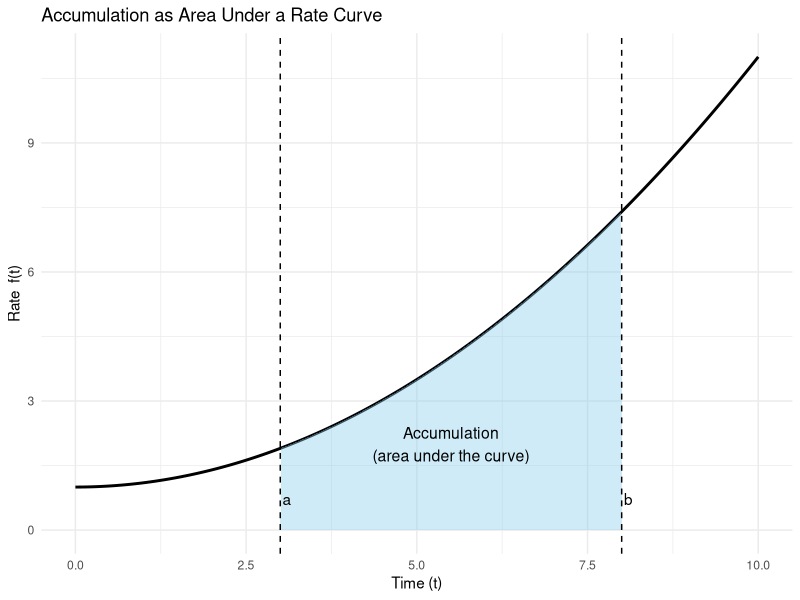
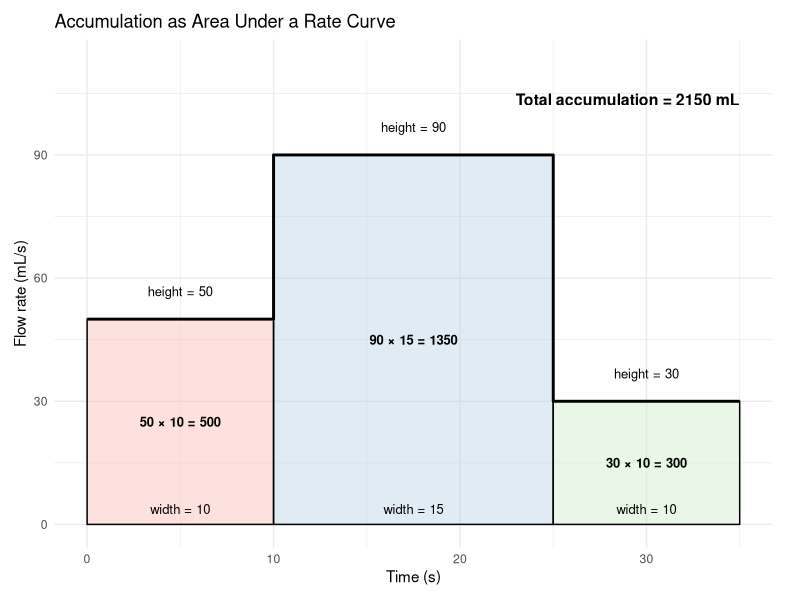
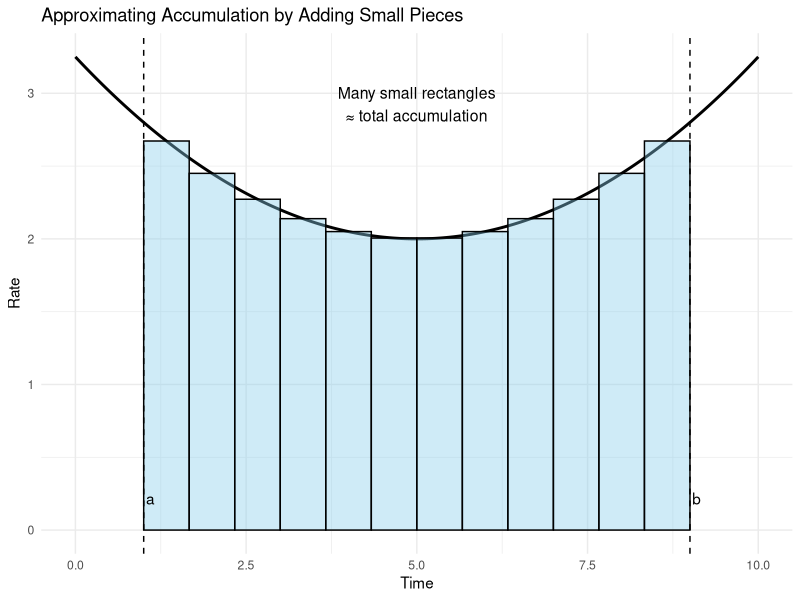
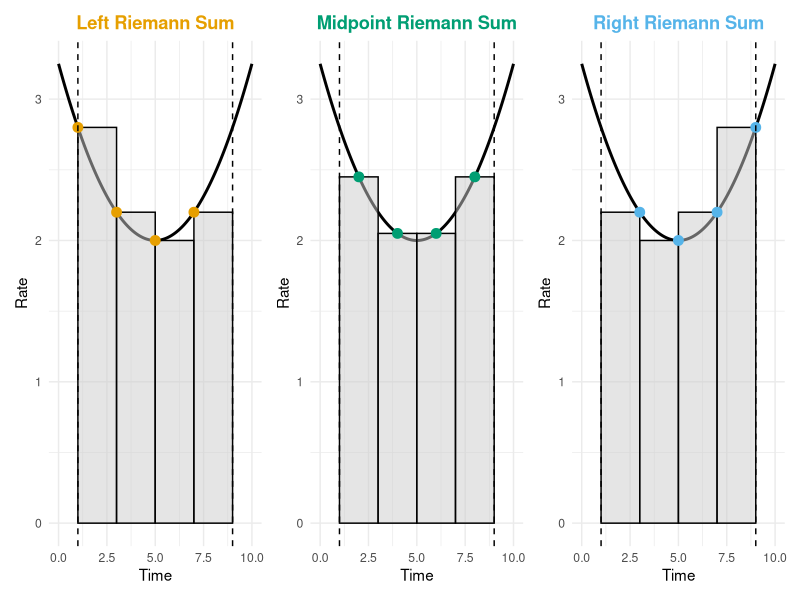
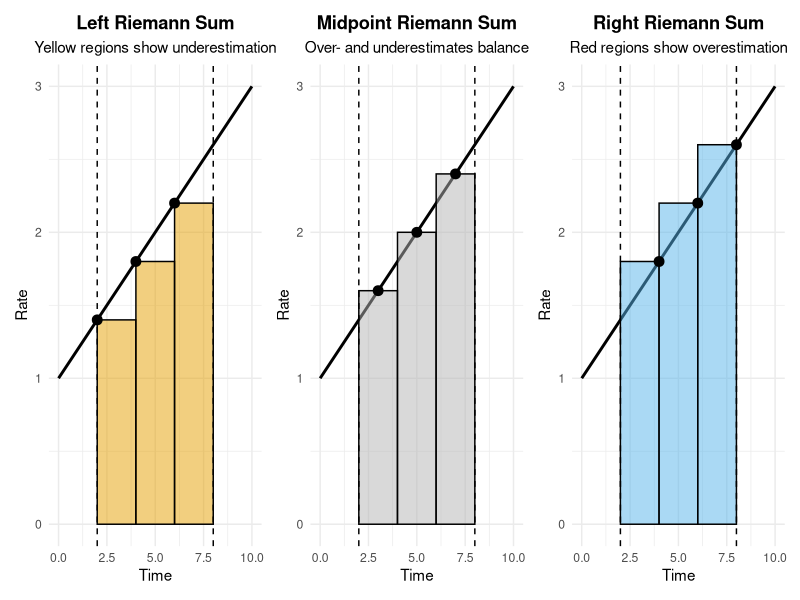
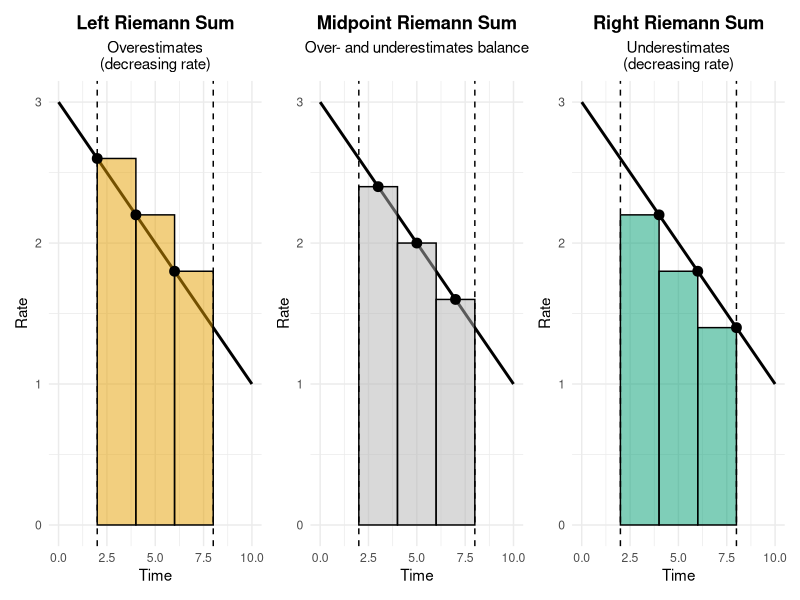
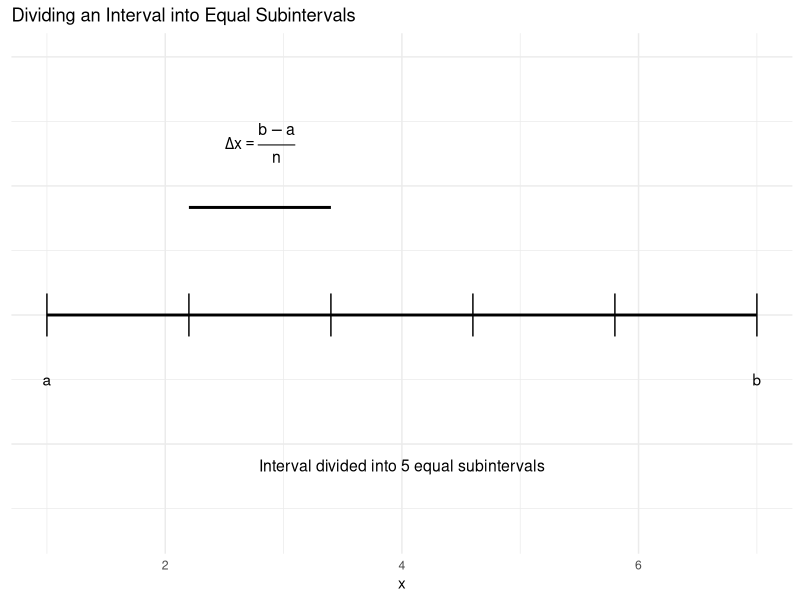
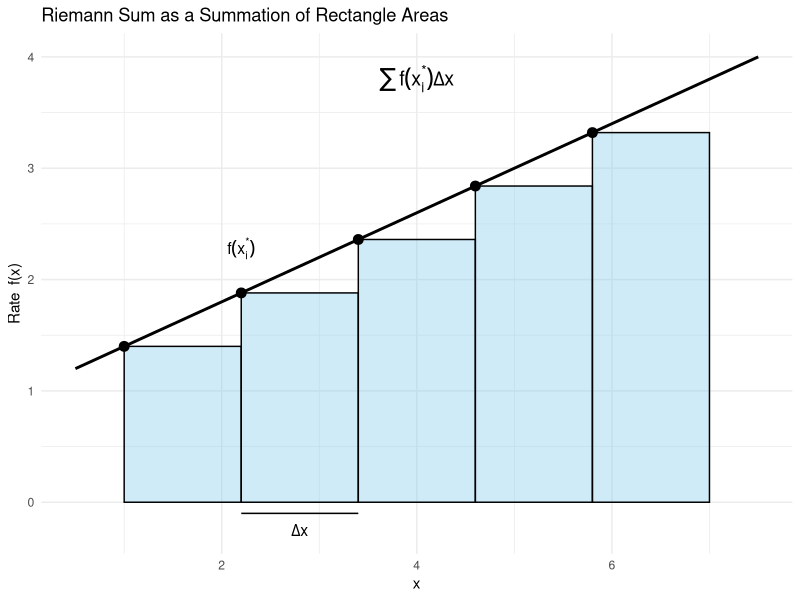

These charts were generated, in order, by the following R code:
## ---- chunk 1

library(ggplot2)

# Define the rate function f(t)
t <- seq(0, 10, length.out = 400)
f <- 0.1 * t^2 + 1   # simple increasing rate

df <- data.frame(t = t, f = f)

# Define accumulation interval
a <- 3
b <- 8

# Data for shading the accumulation region
shade_df <- subset(df, t >= a & t <= b)

ggplot(df, aes(x = t, y = f)) +
  # Rate curve
  geom_line(linewidth = 1) +
  
  # Shaded accumulation region
  geom_area(
    data = shade_df,
    aes(x = t, y = f),
    fill = "skyblue",
    alpha = 0.4
  ) +
  
  # Vertical lines marking a and b
  geom_vline(xintercept = a, linetype = "dashed") +
  geom_vline(xintercept = b, linetype = "dashed") +
  
  # Labels for a and b
  annotate("text", x = a+0.1, y = 1, label = "a", vjust = 1.5) +
  annotate("text", x = b+0.1, y = 1, label = "b", vjust = 1.5) +
  
  # Annotation for accumulation
  annotate(
    "text",
    x = (a + b) / 2,
    y = 2,
    label = "Accumulation\n(area under the curve)",
    size = 4
  ) +
  
  labs(
    title = "Accumulation as Area Under a Rate Curve",
    x = "Time (t)",
    y = "Rate  f(t)"
  ) +
  
  theme_minimal()

## ---- chunk 2

library(ggplot2)

# Piecewise-constant flow rate r(t) in mL/s
rects <- data.frame(
  t0 = c(0, 10, 25),
  t1 = c(10, 25, 35),
  r  = c(50, 90, 30)
)

# Widths and accumulation
rects$dt   <- rects$t1 - rects$t0
rects$area <- rects$r * rects$dt
rects$mid_t <- (rects$t0 + rects$t1) / 2

# IMPORTANT FIX: use a clean ASCII fill id (avoid encoding issues in scale labels)
rects$fill_id <- factor(paste0("interval_", seq_len(nrow(rects))))

total_volume_ml <- sum(rects$area)

# Step curve for rate
step_df <- data.frame(
  t = c(0, 10, 25, 35),
  r = c(50, 90, 30, 30)
)

# Optional: force UTF-8 for any text labels we create (safe in bookdown)
rects$height_lab <- enc2utf8(paste0("height = ", rects$r))
rects$width_lab  <- enc2utf8(paste0("width = ", rects$dt))
rects$area_lab   <- enc2utf8(paste0(rects$r, " \u00D7 ", rects$dt, " = ", rects$area))

ggplot() +
  # Shaded rectangles (each a different color)
  geom_rect(
    data = rects,
    aes(xmin = t0, xmax = t1, ymin = 0, ymax = r, fill = fill_id),
    alpha = 0.4,
    color = "black"
  ) +
  
  # Step curve
  geom_step(
    data = step_df,
    aes(x = t, y = r),
    linewidth = 1
  ) +
  
  # Height annotations
  geom_text(
    data = rects,
    aes(x = mid_t, y = r + 8, label = height_lab),
    vjust = 1,
    size = 3.3
  ) +
  
  # Width annotations
  geom_text(
    data = rects,
    aes(x = mid_t, y = 5, label = width_lab),
    vjust = 1,
    size = 3.3
  ) +
  
  # Area (height × width) annotations
  geom_text(
    data = rects,
    aes(x = mid_t, y = r/2, label = area_lab),
    fontface = "bold",
    size = 3.3
  ) +
  
  # Total accumulation annotation
  annotate(
    "text",
    x = max(rects$t1),
    y = max(rects$r) * 1.15,
    hjust = 1,
    label = enc2utf8(paste0("Total accumulation = ", total_volume_ml, " mL")),
    fontface = "bold",
    size = 4
  ) +
  
  labs(
    title = "Accumulation as Area Under a Rate Curve",
    x = "Time (s)",
    y = "Flow rate (mL/s)"
  ) +
  
  scale_fill_brewer(palette = "Pastel1") +
  coord_cartesian(ylim = c(0, max(rects$r) * 1.25)) +
  theme_minimal() +
  theme(
    legend.position = "none",
    plot.margin = margin(10, 20, 10, 10)
  )

## ---- chunk 3

library(ggplot2)

# Define a smooth rate function
t <- seq(0, 10, length.out = 500)
f <- 0.05 * (t - 5)^2 + 2

df <- data.frame(t = t, f = f)

# Riemann sum setup
n <- 12
a <- 1
b <- 9
dt <- (b - a) / n

rects <- data.frame(
  t0 = seq(a, b - dt, by = dt)
)
rects$t1 <- rects$t0 + dt
rects$mid <- (rects$t0 + rects$t1) / 2
rects$height <- 0.05 * (rects$mid - 5)^2 + 2

ggplot(df, aes(x = t, y = f)) +
  # Rate curve
  geom_line(linewidth = 1) +
  
  # Riemann rectangles (IMPORTANT: inherit.aes = FALSE)
  geom_rect(
    data = rects,
    aes(xmin = t0, xmax = t1, ymin = 0, ymax = height),
    inherit.aes = FALSE,
    fill = "skyblue",
    alpha = 0.4,
    color = "black"
  ) +
  
  # Mark interval endpoints
  geom_vline(xintercept = a, linetype = "dashed") +
  geom_vline(xintercept = b, linetype = "dashed") +
  
  annotate("text", x = a+0.1, y = 0.3, label = "a", vjust = 1.5) +
  annotate("text", x = b+0.1, y = 0.3, label = "b", vjust = 1.5) +
  
  annotate(
    "text",
    x = (a + b) / 2,
    y = max(f) * 0.9,
    label = "Many small rectangles\n≈ total accumulation",
    size = 4
  ) +
  
  labs(
    title = "Approximating Accumulation by Adding Small Pieces",
    x = "Time",
    y = "Rate"
  ) +
  
  theme_minimal()



## ---- chunk 4

library(ggplot2)
library(patchwork)

# Smooth rate function
t <- seq(0, 10, length.out = 500)
f <- 0.05 * (t - 5)^2 + 2
curve_df <- data.frame(t = t, f = f)

# Interval and partition
a <- 1
b <- 9
n <- 4
dt <- (b - a) / n

# Base subintervals
base <- data.frame(
  t0 = seq(a, b - dt, by = dt)
)
base$t1 <- base$t0 + dt
base$left  <- base$t0
base$right <- base$t1
base$mid   <- (base$t0 + base$t1) / 2

# Helper to build a plot
make_plot <- function(sample_t, title, color) {
  
  rects <- data.frame(
    t0 = base$t0,
    t1 = base$t1,
    height = 0.05 * (sample_t - 5)^2 + 2,
    sample_t = sample_t
  )
  
  rects$sample_height <- 0.05 * (rects$sample_t - 5)^2 + 2
  
  ggplot(curve_df, aes(x = t, y = f)) +
    geom_line(linewidth = 1) +
    geom_rect(
      data = rects,
      aes(xmin = t0, xmax = t1, ymin = 0, ymax = height),
      inherit.aes = FALSE,
      fill = "grey80",
      alpha = 0.5,
      color = "black"
    ) +
    geom_point(
      data = rects,
      aes(x = sample_t, y = sample_height),
      inherit.aes = FALSE,
      size = 3,
      color = color
    ) +
    geom_vline(xintercept = c(a, b), linetype = "dashed") +
    labs(
      title = title,
      x = "Time",
      y = "Rate"
    ) +
    theme_minimal() +
    theme(
      plot.title = element_text(face = "bold", color = color, hjust = 0.5)
    )
}

# Colors
left_col  <- "#E69F00"
mid_col   <- "#009E73"
right_col <- "#56B4E9"

# Build plots
p_left  <- make_plot(base$left,  "Left Riemann Sum", left_col)
p_mid   <- make_plot(base$mid,   "Midpoint Riemann Sum", mid_col)
p_right <- make_plot(base$right, "Right Riemann Sum", right_col)

# Combine
p_left | p_mid | p_right

## ---- chunk 5

library(ggplot2)
library(patchwork)

# Increasing rate function
f_fun <- function(t) 0.2 * t + 1

t <- seq(0, 10, length.out = 500)
curve_df <- data.frame(t = t, f = f_fun(t))

# Interval and partition
a <- 2
b <- 8
n <- 3
dt <- (b - a) / n

base <- data.frame(
  t0 = seq(a, b - dt, by = dt)
)
base$t1 <- base$t0 + dt
base$left  <- base$t0
base$right <- base$t1
base$mid   <- (base$t0 + base$t1) / 2

# Build triangle error regions
make_error_triangles <- function(sample_t, type = c("under", "over")) {
  type <- match.arg(type)
  
  do.call(
    rbind,
    lapply(seq_len(nrow(base)), function(i) {
      
      t_seq <- seq(base$t0[i], base$t1[i], length.out = 50)
      curve_vals <- f_fun(t_seq)
      rect_height <- f_fun(sample_t[i])
      
      if (type == "under") {
        keep <- curve_vals > rect_height
        ymin <- rect_height
        ymax <- curve_vals
        fill <- "under"
      } else {
        keep <- curve_vals < rect_height
        ymin <- curve_vals
        ymax <- rect_height
        fill <- "over"
      }
      
      if (!any(keep)) return(NULL)
      
      data.frame(
        t = t_seq[keep],
        ymin = ymin[keep],
        ymax = ymax[keep],
        fill = fill
      )
    })
  )
}

# Plot builder
make_plot <- function(sample_t, title, rect_fill, error_type, subtitle) {
  
  rects <- data.frame(
    t0 = base$t0,
    t1 = base$t1,
    height = f_fun(sample_t),
    sample_t = sample_t
  )
  
  p <- ggplot(curve_df, aes(x = t, y = f)) +
    geom_line(linewidth = 1) +
    
    # Rectangles
    geom_rect(
      data = rects,
      aes(xmin = t0, xmax = t1, ymin = 0, ymax = height),
      inherit.aes = FALSE,
      fill = rect_fill,
      alpha = 0.5,
      color = "black"
    ) +
    
    # Sampling points
    geom_point(
      data = rects,
      aes(x = sample_t, y = height),
      inherit.aes = FALSE,
      size = 3
    ) +
    
    geom_vline(xintercept = c(a, b), linetype = "dashed") +
    
    labs(
      title = title,
      subtitle = subtitle,
      x = "Time",
      y = "Rate"
    ) +
    
    theme_minimal() +
    theme(
      legend.position = "none",
      plot.title = element_text(face = "bold", hjust = 0.5),
      plot.subtitle = element_text(hjust = 0.5)
    )
  
  # Add error shading ONLY if needed
  if (error_type != "none") {
    
    error_df <- make_error_triangles(sample_t, error_type)
    
    p <- p +
      geom_ribbon(
        data = error_df,
        aes(x = t, ymin = ymin, ymax = ymax, fill = fill),
        inherit.aes = FALSE,
        alpha = 0.6
      ) +
      scale_fill_manual(
        values = c(
          "under" = "#F0E442",
          "over"  = "#D55E00"
        )
      )
  }
  
  p
}

# Build panels
p_left <- make_plot(
  base$left,
  "Left Riemann Sum",
  rect_fill = "#E69F00",
  error_type = "under",
  subtitle = "Yellow regions show underestimation"
)

p_mid <- make_plot(
  base$mid,
  "Midpoint Riemann Sum",
  rect_fill = "grey70",
  error_type = "none",
  subtitle = "Over- and underestimates balance"
)

p_right <- make_plot(
  base$right,
  "Right Riemann Sum",
  rect_fill = "#56B4E9",
  error_type = "over",
  subtitle = "Red regions show overestimation"
)

# Combine panels
p_left | p_mid | p_right


## ---- chunk 6

library(ggplot2)
library(patchwork)

# Decreasing rate function
f_fun <- function(t) -0.2 * t + 3

t <- seq(0, 10, length.out = 500)
curve_df <- data.frame(t = t, f = f_fun(t))

# Interval and partition
a <- 2
b <- 8
n <- 3
dt <- (b - a) / n

base <- data.frame(
  t0 = seq(a, b - dt, by = dt)
)
base$t1 <- base$t0 + dt
base$left  <- base$t0
base$right <- base$t1
base$mid   <- (base$t0 + base$t1) / 2

# Build triangle error regions
make_error_triangles <- function(sample_t, type = c("under", "over")) {
  type <- match.arg(type)
  
  do.call(
    rbind,
    lapply(seq_len(nrow(base)), function(i) {
      
      t_seq <- seq(base$t0[i], base$t1[i], length.out = 50)
      curve_vals <- f_fun(t_seq)
      rect_height <- f_fun(sample_t[i])
      
      if (type == "under") {
        keep <- curve_vals > rect_height
        ymin <- rect_height
        ymax <- curve_vals
        fill <- "under"
      } else {
        keep <- curve_vals < rect_height
        ymin <- curve_vals
        ymax <- rect_height
        fill <- "over"
      }
      
      if (!any(keep)) return(NULL)
      
      data.frame(
        t = t_seq[keep],
        ymin = ymin[keep],
        ymax = ymax[keep],
        fill = fill
      )
    })
  )
}

# Plot builder
make_plot <- function(sample_t, title, rect_fill, error_type, subtitle) {
  
  rects <- data.frame(
    t0 = base$t0,
    t1 = base$t1,
    height = f_fun(sample_t),
    sample_t = sample_t
  )
  
  p <- ggplot(curve_df, aes(x = t, y = f)) +
    geom_line(linewidth = 1) +
    
    geom_rect(
      data = rects,
      aes(xmin = t0, xmax = t1, ymin = 0, ymax = height),
      inherit.aes = FALSE,
      fill = rect_fill,
      alpha = 0.5,
      color = "black"
    ) +
    
    geom_point(
      data = rects,
      aes(x = sample_t, y = height),
      inherit.aes = FALSE,
      size = 3
    ) +
    
    geom_vline(xintercept = c(a, b), linetype = "dashed") +
    
    labs(
      title = title,
      subtitle = subtitle,
      x = "Time",
      y = "Rate"
    ) +
    
    theme_minimal() +
    theme(
      legend.position = "none",
      plot.title = element_text(face = "bold", hjust = 0.5),
      plot.subtitle = element_text(hjust = 0.5)
    )
  
  if (error_type != "none") {
    
    error_df <- make_error_triangles(sample_t, error_type)
    
    p <- p +
      geom_ribbon(
        data = error_df,
        aes(x = t, ymin = ymin, ymax = ymax, fill = fill),
        inherit.aes = FALSE,
        alpha = 0.6
      ) +
      scale_fill_manual(
        values = c(
          "under" = "#56B4E9",  # blue = missing area
          "over"  = "#D55E00"   # red = extra area
        )
      )
  }
  
  p
}

# Build panels (NOTE: error types flipped)
p_left <- make_plot(
  base$left,
  "Left Riemann Sum",
  rect_fill = "#E69F00",
  error_type = "over",
  subtitle = "Overestimates\n(decreasing rate)"
)

p_mid <- make_plot(
  base$mid,
  "Midpoint Riemann Sum",
  rect_fill = "grey70",
  error_type = "none",
  subtitle = "Over- and underestimates balance"
)

p_right <- make_plot(
  base$right,
  "Right Riemann Sum",
  rect_fill = "#009E73",
  error_type = "under",
  subtitle = "Underestimates\n(decreasing rate)"
)

# Combine panels
p_left | p_mid | p_right

## ---- chunk 7

library(ggplot2)

# Interval and number of subintervals
a <- 1
b <- 7
n <- 5
dx <- (b - a) / n

# Subinterval endpoints
x_vals <- seq(a, b, length.out = n + 1)

df <- data.frame(
  x0 = x_vals[-length(x_vals)],
  x1 = x_vals[-1]
)

ggplot() +
  # Draw interval line
  geom_segment(aes(x = a, xend = b, y = 0, yend = 0), linewidth = 1) +
  
  # Draw subinterval boundaries
  geom_segment(
    data = df,
    aes(x = x0, xend = x0, y = -0.05, yend = 0.05)
  ) +
  geom_segment(
    aes(x = b, xend = b, y = -0.05, yend = 0.05)
  ) +
  
  # Label a and b
  annotate("text", x = a, y = -0.15, label = "a") +
  annotate("text", x = b, y = -0.15, label = "b") +
  
  # Highlight one Δx
  annotate(
    "segment",
    x = df$x0[2],
    xend = df$x1[2],
    y = 0.25,
    yend = 0.25,
    linewidth = 1
  ) +
  annotate(
    "text",
    x = mean(c(df$x0[2], df$x1[2])),
    y = 0.4,
    label = expression(Delta * x == frac(b - a, n)),
    size = 4
  ) +
  
  # Label n
  annotate(
    "text",
    x = (a + b) / 2,
    y = -0.35,
    label = paste("Interval divided into", n, "equal subintervals"),
    size = 4
  ) +
  
  coord_cartesian(ylim = c(-0.5, 0.6)) +
  labs(
    title = "Dividing an Interval into Equal Subintervals",
    x = "x",
    y = NULL
  ) +
  
  theme_minimal() +
  theme(
    axis.text.y = element_blank(),
    axis.ticks.y = element_blank()
  )

## ---- chunk 8

library(ggplot2)

# Rate function
f_fun <- function(x) 0.4 * x + 1

# Interval and partition
a <- 1
b <- 7
n <- 5
dx <- (b - a) / n

# Left Riemann sum setup
x_left <- seq(a, b - dx, by = dx)

rects <- data.frame(
  x0 = x_left,
  x1 = x_left + dx,
  x_star = x_left,
  height = f_fun(x_left)
)

curve_x <- seq(a - 0.5, b + 0.5, length.out = 400)
curve_df <- data.frame(x = curve_x, y = f_fun(curve_x))

ggplot(curve_df, aes(x = x, y = y)) +
  # Rate curve
  geom_line(linewidth = 1) +
  
  # Rectangles (terms in the sum)
  geom_rect(
    data = rects,
    aes(xmin = x0, xmax = x1, ymin = 0, ymax = height),
    inherit.aes = FALSE,
    fill = "skyblue",
    alpha = 0.4,
    color = "black"
  ) +
  
  # Sample points f(x_i*)
  geom_point(
    data = rects,
    aes(x = x_star, y = height),
    inherit.aes = FALSE,
    size = 3
  ) +
  
  # Label Δx on one rectangle
  annotate(
    "segment",
    x = rects$x0[2],
    xend = rects$x1[2],
    y = -0.1,
    yend = -0.1
  ) +
  annotate(
    "text",
    x = mean(c(rects$x0[2], rects$x1[2])),
    y = -0.25,
    label = expression(Delta * x),
    size = 4
  ) +
  
  # Label f(x_i*)
  annotate(
    "text",
    x = rects$x_star[2],
    y = rects$height[2] + 0.4,
    label = expression(f(x[i]^"*")),
    size = 4
  ) +
  
  # Summation annotation
  annotate(
    "text",
    x = (a + b) / 2,
    y = max(curve_df$y) * 0.95,
    label = expression(sum(f(x[i]^"*") * Delta * x)),
    size = 5
  ) +
  
  labs(
    title = "Riemann Sum as a Summation of Rectangle Areas",
    x = "x",
    y = "Rate  f(x)"
  ) +
  
  theme_minimal()

## ---- chunk 9

library(ggplot2)

# Function
f_fun <- function(x) x^2

# Interval and parameters
a <- 1
b <- 7
n <- 3
dx <- (b - a) / n

# Left endpoints
x_left <- seq(a, b - dx, by = dx)

rects <- data.frame(
  x0 = x_left,
  x1 = x_left + dx,
  height = f_fun(x_left)
)

# Curve for plotting
x_curve <- seq(a, b, length.out = 400)
curve_df <- data.frame(x = x_curve, y = f_fun(x_curve))

ggplot(curve_df, aes(x = x, y = y)) +
  # Function curve
  geom_line(linewidth = 1) +
  
  # Left Riemann rectangles
  geom_rect(
    data = rects,
    aes(xmin = x0, xmax = x1, ymin = 0, ymax = height),
    inherit.aes = FALSE,
    fill = "skyblue",
    alpha = 0.4,
    color = "black"
  ) +
  
  # Left endpoint markers
  geom_point(
    data = rects,
    aes(x = x0, y = height),
    inherit.aes = FALSE,
    size = 3
  ) +
  
  labs(
    title = "Left-Hand Riemann Sum for f(x) = x² (n = 3)",
    subtitle = "Rectangles use left endpoints; estimate = 70",
    x = "x",
    y = "f(x)"
  ) +
  
  theme_minimal()

## ---- chunk 10

library(ggplot2)

# Function
f_fun <- function(x) x^2

# Interval and partition (same as worked example)
a <- 1
b <- 7
n <- 3
dx <- (b - a) / n

# Smooth curve
x_curve <- seq(a - 0.5, b + 0.5, length.out = 400)
curve_df <- data.frame(x = x_curve, y = f_fun(x_curve))

# Base subintervals
base <- data.frame(
  x0 = seq(a, b - dx, by = dx)
)
base$x1 <- base$x0 + dx
base$left  <- base$x0
base$right <- base$x1
base$mid   <- (base$x0 + base$x1) / 2

# Rectangle data for all methods
rects <- rbind(
  data.frame(
    x0 = base$x0,
    x1 = base$x1,
    x_star = base$left,
    height = f_fun(base$left),
    method = "Left Riemann Sum\n(underestimate)"
  ),
  data.frame(
    x0 = base$x0,
    x1 = base$x1,
    x_star = base$mid,
    height = f_fun(base$mid),
    method = "Midpoint Riemann Sum\n(best balance)"
  ),
  data.frame(
    x0 = base$x0,
    x1 = base$x1,
    x_star = base$right,
    height = f_fun(base$right),
    method = "Right Riemann Sum\n(overestimate)"
  )
)

ggplot(curve_df, aes(x = x, y = y)) +
  # True curve
  geom_line(linewidth = 1) +
  
  # Rectangles
  geom_rect(
    data = rects,
    aes(xmin = x0, xmax = x1, ymin = 0, ymax = height),
    inherit.aes = FALSE,
    fill = "grey70",
    alpha = 0.5,
    color = "black"
  ) +
  
  # Sample points
  geom_point(
    data = rects,
    aes(x = x_star, y = height),
    inherit.aes = FALSE,
    size = 3
  ) +
  
  # Interval boundaries
  geom_vline(xintercept = c(a, b), linetype = "dashed") +
  
  facet_wrap(~ method, nrow = 1) +
  
  labs(
    title = "Comparing Riemann Sum Methods for f(x) = x² on [1, 7]",
    x = "x",
    y = "f(x)"
  ) +
  
  theme_minimal() +
  theme(
    strip.text = element_text(face = "bold"),
    panel.spacing = unit(1, "lines")
  )

## ---- chunk 11

library(ggplot2)
library(patchwork)

# Increasing function
f_fun <- function(x) 0.5 * x + 1

# Interval
a <- 0
b <- 6

# True area (exact integral)
true_area <- integrate(f_fun, a, b)$value

# Helper function to build a plot
make_plot <- function(n_rect, title_suffix) {
  
  dx <- (b - a) / n_rect
  x_left <- seq(a, b - dx, by = dx)
  
  rects <- data.frame(
    x0 = x_left,
    x1 = x_left + dx,
    height = f_fun(x_left)
  )
  
  approx_area <- sum(rects$height * dx)
  
  curve_x <- seq(a, b, length.out = 400)
  curve_df <- data.frame(x = curve_x, y = f_fun(curve_x))
  
  ggplot(curve_df, aes(x = x, y = y)) +
    geom_line(linewidth = 1) +
    geom_rect(
      data = rects,
      aes(xmin = x0, xmax = x1, ymin = 0, ymax = height),
      inherit.aes = FALSE,
      fill = "#E69F00",
      alpha = 0.5,
      color = "black"
    ) +
    labs(
      title = paste0("Left Riemann Sum (", n_rect, " rectangles)"),
      subtitle = paste0(
        "Rectangle area = ", round(approx_area, 2),
        "   |   True area = ", round(true_area, 2)
      ),
      x = "x",
      y = "f(x)"
    ) +
    theme_minimal() +
    theme(
      plot.title = element_text(face = "bold", hjust = 0.5),
      plot.subtitle = element_text(hjust = 0.5)
    )
}

# Build panels
p1 <- make_plot(3, "3 rectangles")
p2 <- make_plot(8, "8 rectangles")
p3 <- make_plot(20, "20 rectangles")

# Combine
p1 | p2 | p3

## ---- chunk 12

library(ggplot2)

# Function
f_fun <- function(x) x^2

# Interval
a <- 1
b <- 7

# True area
true_area <- integrate(f_fun, a, b)$value

# Helper function to build rectangle data
build_rects <- function(n) {
  dx <- (b - a) / n
  x_left <- seq(a, b - dx, by = dx)
  
  data.frame(
    x0 = x_left,
    x1 = x_left + dx,
    height = f_fun(x_left),
    n = factor(paste0("n = ", n), levels = c("n = 3", "n = 8", "n = 20"))
  )
}

# Rectangle data for each n
rects <- rbind(
  build_rects(3),
  build_rects(8),
  build_rects(20)
)

# Curve
x_curve <- seq(a, b, length.out = 500)
curve_df <- data.frame(x = x_curve, y = f_fun(x_curve))

ggplot(curve_df, aes(x = x, y = y)) +
  geom_line(linewidth = 1) +
  geom_rect(
    data = rects,
    aes(xmin = x0, xmax = x1, ymin = 0, ymax = height),
    inherit.aes = FALSE,
    fill = "#E69F00",
    alpha = 0.4,
    color = "black"
  ) +
  geom_vline(xintercept = c(a, b), linetype = "dashed") +
  facet_wrap(~ n, nrow = 1) +
  labs(
    title = "Left-Hand Riemann Sums for f(x) = x² on [1, 7]",
    subtitle = paste0("True area = ", round(true_area, 2)),
    x = "x",
    y = "f(x)"
  ) +
  theme_minimal() +
  theme(
    strip.text = element_text(face = "bold"),
    panel.spacing = unit(1, "lines")
  )



## ---- chunk 13

library(ggplot2)
library(patchwork)

# Function
f_fun <- function(x) x^2

# Interval and partition
a <- 1
b <- 7
n <- 3
dx <- (b - a) / n

# Partition points
x_vals <- seq(a, b, by = dx)
y_vals <- f_fun(x_vals)

# Smooth curve
x_curve <- seq(a - 1, b + 1, length.out = 400)
curve_df <- data.frame(x = x_curve, y = f_fun(x_curve))

# ---------- Left Riemann rectangles ----------
rect_df <- data.frame(
  x0 = x_vals[-length(x_vals)],
  x1 = x_vals[-1],
  height = f_fun(x_vals[-length(x_vals)])
)

p_left <- ggplot(curve_df, aes(x = x, y = y)) +
  geom_line(linewidth = 1) +
  geom_rect(
    data = rect_df,
    aes(xmin = x0, xmax = x1, ymin = 0, ymax = height),
    inherit.aes = FALSE,
    fill = "#56B4E9",
    alpha = 0.5,
    color = "black"
  ) +
  geom_vline(xintercept = x_vals, linetype = "dashed", alpha = 0.5) +
  labs(
    title = "Left-Hand Riemann Sum",
    subtitle = "Rectangles use left-endpoint values",
    x = "x",
    y = "f(x)"
  ) +
  coord_cartesian(ylim = c(0, max(y_vals) * 1.1)) +
  theme_minimal()

# ---------- Trapezoidal rule ----------
trap_df <- do.call(
  rbind,
  lapply(1:(length(x_vals) - 1), function(i) {
    data.frame(
      x = c(x_vals[i], x_vals[i], x_vals[i+1], x_vals[i+1]),
      y = c(0, y_vals[i], y_vals[i+1], 0),
      group = i
    )
  })
)

# Highlight one trapezoid
i_focus <- 2
trap_focus <- subset(trap_df, group == i_focus)
trap_other <- subset(trap_df, group != i_focus)

p_trap <- ggplot(curve_df, aes(x = x, y = y)) +
  geom_line(linewidth = 1) +
  geom_polygon(
    data = trap_other,
    aes(x = x, y = y, group = group),
    fill = "grey80",
    alpha = 0.4,
    color = "black"
  ) +
  geom_polygon(
    data = trap_focus,
    aes(x = x, y = y),
    fill = "#E69F00",
    alpha = 0.6,
    color = "black"
  ) +
  geom_vline(xintercept = x_vals, linetype = "dashed", alpha = 0.5) +
  labs(
    title = "Trapezoidal Rule",
    subtitle = "Uses straight-line approximation between endpoints",
    x = "x",
    y = "f(x)"
  ) +
  coord_cartesian(ylim = c(0, max(y_vals) * 1.1)) +
  theme_minimal()

# ---------- Combine panels ----------
p_left | p_trap

## ---- chunk 14

library(ggplot2)

# Function
f_fun <- function(x) x - 2

# Interval
a <- 0
b <- 4

# Curve
x_vals <- seq(a, b, length.out = 400)
df <- data.frame(x = x_vals, y = f_fun(x_vals))

# Positive and negative regions
df_pos <- subset(df, y >= 0)
df_neg <- subset(df, y < 0)

ggplot(df, aes(x = x, y = y)) +
  geom_hline(yintercept = 0, linewidth = 0.8) +
  geom_line(linewidth = 1) +
  geom_area(
    data = df_pos,
    aes(x = x, y = y),
    fill = "#009E73",
    alpha = 0.5
  ) +
  geom_area(
    data = df_neg,
    aes(x = x, y = y),
    fill = "#D55E00",
    alpha = 0.5
  ) +
  annotate("text", x = 0.8, y = -0.5, label = "Negative contribution", size = 4) +
  annotate("text", x = 3.2, y = 0.5, label = "Positive contribution", size = 4) +
  labs(
    title = "Positive and Negative Contributions to Accumulation",
    x = "x",
    y = "Rate  f(x)"
  ) +
  theme_minimal()

## ---- chunk 15

library(ggplot2)
library(patchwork)

# Function
f <- function(x) 1 / x

# Interval
a <- 1
b <- 7

# Smooth curve for reference
x_curve <- seq(a, b, length.out = 500)
curve_df <- data.frame(x = x_curve, y = f(x_curve))

# Helper function to build rectangles
build_rects <- function(n) {
  dx <- (b - a) / n
  x_left <- seq(a, b - dx, by = dx)
  
  data.frame(
    x0 = x_left,
    x1 = x_left + dx,
    height = f(x_left),
    n = paste0("n = ", n)
  )
}

# Rectangle data
rects <- rbind(
  build_rects(3),
  build_rects(6),
  build_rects(12)
)

# Force facet order
rects$n <- factor(rects$n, levels = c("n = 3", "n = 6", "n = 12"))

# Plot
ggplot(curve_df, aes(x = x, y = y)) +
  geom_line(linewidth = 1) +
  geom_rect(
    data = rects,
    aes(xmin = x0, xmax = x1, ymin = 0, ymax = height),
    inherit.aes = FALSE,
    fill = "#56B4E9",
    alpha = 0.4,
    color = "black"
  ) +
  geom_vline(xintercept = c(a, b), linetype = "dashed") +
  facet_wrap(~ n, nrow = 1) +
  labs(
    title = "Left Riemann Sums for f(x) = 1/x on [1, 7]",
    x = "x",
    y = "f(x) = 1/x"
  ) +
  theme_minimal() +
  theme(
    strip.text = element_text(face = "bold"),
    panel.spacing = unit(1, "lines")
  )



## ---- chunk 16

library(ggplot2)

# Rate function
f <- function(t) sin(t)

# Interval
a <- 0
b <- 2 * pi
n <- 4
dt <- pi / n

# Smooth curve
t_curve <- seq(a, b, length.out = 500)
curve_df <- data.frame(t = t_curve, y = f(t_curve))

# Midpoint Riemann setup
midpoints_A <- seq(dt/2, pi - dt/2, by = dt)
midpoints_B <- seq(pi + dt/2, 2*pi - dt/2, by = dt)

rects_A <- data.frame(
  t0 = midpoints_A - dt/2,
  t1 = midpoints_A + dt/2,
  height = f(midpoints_A)
)

rects_B <- data.frame(
  t0 = midpoints_B - dt/2,
  t1 = midpoints_B + dt/2,
  height = f(midpoints_B)
)

# Approximate areas
area_A <- sum(rects_A$height * dt)
area_B <- sum(rects_B$height * dt)

ggplot(curve_df, aes(x = t, y = y)) +
  
  # Sine curve
  geom_line(linewidth = 1.2) +
  
  # Horizontal axis
  geom_hline(yintercept = 0, linewidth = 0.6) +
  
  # Rectangles for Part A
  geom_rect(
    data = rects_A,
    aes(xmin = t0, xmax = t1, ymin = 0, ymax = height),
    inherit.aes = FALSE,
    fill = "#009E73",
    alpha = 0.5,
    color = "black"
  ) +
  
  # Rectangles for Part B
  geom_rect(
    data = rects_B,
    aes(xmin = t0, xmax = t1, ymin = height, ymax = 0),
    inherit.aes = FALSE,
    fill = "#D55E00",
    alpha = 0.5,
    color = "black"
  ) +
  
  # Vertical markers
  geom_vline(xintercept = c(0, pi, 2*pi), linetype = "dashed") +
  
  # Annotations
  annotate(
    "text",
    x = pi/2,
    y = -0.2,
    label = paste0("Part A area"),
    color = "#009E73",
    fontface = "bold"
  ) +
  
  annotate(
    "text",
    x = 3*pi/2,
    y = 0.2,
    label = paste0("Part B area"),
    color = "#D55E00",
    fontface = "bold"
  ) +
  
  labs(
    title = "Midpoint Riemann Sums for f(t) = sin(t)",
    subtitle = "Positive and negative accumulation over one full cycle",
    x = "Time (t)",
    y = "Rate  f(t)"
  ) +
  
  theme_minimal()
